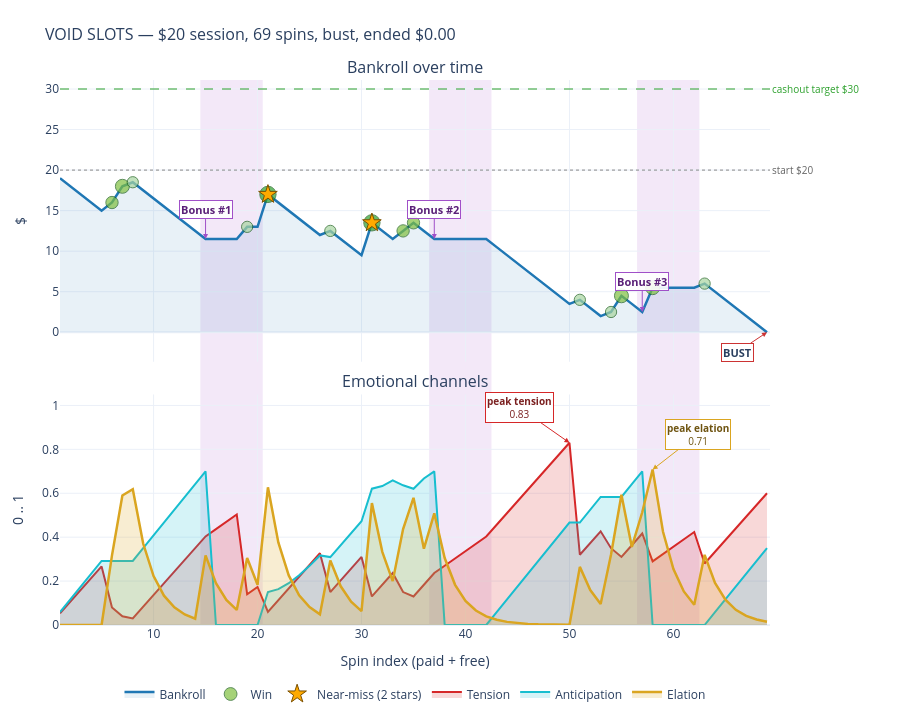

The notebook cell this image was saved under:
### Markdown cell above
**What just happened:** Three traces on row 2 — Tension (red), Anticipation (cyan), Elation (gold). Each filled to zero with low alpha so overlap regions show as muddy mid-tones, which is honestly accurate to mixed feelings.

The channels really do react to each other: scrub along the timeline and watch tension drop the moment elation spikes, or anticipation crash to zero the moment INVERT fires.

### §2.5. Layer 5 — named-event annotations

A few hand-picked callouts to anchor the eye. Restraint matters here: too many annotations and the figure becomes a wall of text. We label only the moments the companion text will reference.

> **Same Plotly footgun as shapes:** `update_layout(annotations=[...])` index-merges. We use `fig.add_annotation(...)` to append cleanly.

### Code cell
# Helper: pull the bankroll value at a given spin_index.
bankroll_at = {r.spin_index: r.bankroll_after for r in session.log}

# An arrow + label for each INVERT activation.
for n, sx in enumerate(session.bonus_spin_indices, 1):
    fig.add_annotation(
        x=sx, y=bankroll_at[sx],
        xref="x", yref="y",
        text=f"<b>Bonus #{n}</b>",
        showarrow=True, arrowhead=2, arrowcolor="#a050c8",
        ax=0, ay=-30,
        bgcolor="rgba(255,255,255,0.9)",
        bordercolor="#a050c8", borderwidth=1,
        font=dict(size=11, color="#5a2078"),
    )

# Peak tension callout (bottom subplot). Note: with shared_xaxes=True the
# x-axis is shared as "x" across all subplots; only y axes are independent
# (y, y2). So we pin x to "x" and y to "y2".
pt_i = trajectory.peak_tension_idx
pt_x = trajectory.spin_index[pt_i]
pt_y = trajectory.tension[pt_i]
fig.add_annotation(
    x=pt_x, y=pt_y,
    xref="x", yref="y2",
    text=f"<b>peak tension</b><br>{pt_y:.2f}",
    showarrow=True, arrowhead=2, arrowcolor="#d62728",
    ax=-50, ay=-35,
    bgcolor="rgba(255,255,255,0.92)",
    bordercolor="#d62728", borderwidth=1,
    font=dict(size=10, color="#7a1f1f"),
)

# Peak elation callout (bottom subplot).
pe_i = trajectory.peak_elation_idx
pe_x = trajectory.spin_index[pe_i]
pe_y = trajectory.elation[pe_i]
fig.add_annotation(
    x=pe_x, y=pe_y,
    xref="x", yref="y2",
    text=f"<b>peak elation</b><br>{pe_y:.2f}",
    showarrow=True, arrowhead=2, arrowcolor="#daa520",
    ax=45, ay=-35,
    bgcolor="rgba(255,255,255,0.92)",
    bordercolor="#daa520", borderwidth=1,
    font=dict(size=10, color="#6e5310"),
)

# End-of-session callout on the bankroll panel.
last = session.log[-1]
end_label = "BUST" if session.outcome == "bust" else "CASHOUT"
end_color = "#cc3333" if session.outcome == "bust" else "#2ca02c"
fig.add_annotation(
    x=last.spin_index, y=last.bankroll_after,
    xref="x", yref="y",
    text=f"<b>{end_label}</b>",
    showarrow=True, arrowhead=2, arrowcolor=end_color,
    ax=-30, ay=20,
    bgcolor="rgba(255,255,255,0.9)",
    bordercolor=end_color, borderwidth=1,
    font=dict(size=11),
)

fig

### Figure 1 — Plotly figure (JSON) as saved in the notebook; plotly's stock layout.template omitted (floating-point values rounded to 4 significant figures)
{"data": [{"fill": "tozeroy", "fillcolor": "rgba(31,119,180,0.10)", "hovertemplate": "Spin %{x}<br>Bankroll: &#36;%{y:.2f}<extra></extra>", "line": {"color": "#1f77b4", "width": 2.5}, "mode": "lines", "name": "Bankroll", "type": "scatter", "x": [1, 2, 3, 4, 5, 6, 7, 8, 9, 10, 11, 12, 13, 14, 15, 16, 17, 18, 19, 20, 21, 22, 23, 24, 25, 26, 27, 28, 29, 30, 31, 32, 33, 34, 35, 36, 37, 38, 39, 40, 41, 42, 43, 44, 45, 46, 47, 48, 49, 50, 51, 52, 53, 54, 55, 56, 57, 58, 59, 60, 61, 62, 63, 64, 65, 66, 67, 68, 69], "xaxis": "x", "y": [19.0, 18.0, 17.0, 16.0, 15.0, 16.0, 18.0, 18.5, 17.5, 16.5, 15.5, 14.5, 13.5, 12.5, 11.5, 11.5, 11.5, 11.5, 13.0, 13.0, 17.0, 16.0, 15.0, 14.0, 13.0, 12.0, 12.5, 11.5, 10.5, 9.5, 13.5, 12.5, 11.5, 12.5, 13.5, 12.5, 11.5, 11.5, 11.5, 11.5, 11.5, 11.5, 10.5, 9.5, 8.5, 7.5, 6.5, 5.5, 4.5, 3.5, 4.0, 3.0, 2.0, 2.5, 4.5, 3.5, 2.5, 5.5, 5.5, 5.5, 5.5, 5.5, 6.0, 5.0, 4.0, 3.0, 2.0, 1.0, 0.0], "yaxis": "y"}, {"customdata": [[2.0, "2oak"], [3.0, "wild"], [1.5, "2oak"], [1.5, "2oak"], [5.0, "2oak"], [1.5, "2oak"], [5.0, "2oak"], [2.0, "2oak"], [2.0, "2oak"], [1.5, "3oak"], [1.5, "2oak"], [3.0, "wild"], [3.0, "wild"], [1.5, "2oak"]], "hovertemplate": "Spin %{x}<br>Won &#36;%{customdata[0]:.2f} (%{customdata[1]})<br>Bankroll: &#36;%{y:.2f}<extra></extra>", "marker": {"color": ["#7fbf3f", "#7fbf3f", "#a8d5a0", "#a8d5a0", "#2ca02c", "#a8d5a0", "#2ca02c", "#7fbf3f", "#7fbf3f", "#a8d5a0", "#a8d5a0", "#7fbf3f", "#7fbf3f", "#a8d5a0"], "line": {"color": "#1a5e1a", "width": 1}, "size": [12.34, 14.0, 11.29, 11.29, 16.34, 11.29, 16.34, 12.34, 12.34, 11.29, 11.29, 14.0, 14.0, 11.29], "symbol": "circle"}, "mode": "markers", "name": "Win", "type": "scatter", "x": [6, 7, 8, 19, 21, 27, 31, 34, 35, 51, 54, 55, 58, 63], "xaxis": "x", "y": [16.0, 18.0, 18.5, 13.0, 17.0, 12.5, 13.5, 12.5, 13.5, 4.0, 2.5, 4.5, 5.5, 6.0], "yaxis": "y"}, {"hovertemplate": "Spin %{x}<br>Near-miss<br>Bankroll: &#36;%{y:.2f}<extra></extra>", "marker": {"color": "#ffaa00", "line": {"color": "#7a4f00", "width": 1}, "size": 14, "symbol": "star"}, "mode": "markers", "name": "Near-miss (2 stars)", "type": "scatter", "x": [21, 31], "xaxis": "x", "y": [17.0, 13.5], "yaxis": "y"}, {"fill": "tozeroy", "fillcolor": "rgba(214,39,40,0.18)", "hovertemplate": "Spin %{x}<br>Tension: %{y:.2f}<extra></extra>", "line": {"color": "#d62728", "width": 2}, "mode": "lines", "name": "Tension", "type": "scatter", "x": [1, 2, 3, 4, 5, 6, 7, 8, 9, 10, 11, 12, 13, 14, 15, 16, 17, 18, 19, 20, 21, 22, 23, 24, 25, 26, 27, 28, 29, 30, 31, 32, 33, 34, 35, 36, 37, 38, 39, 40, 41, 42, 43, 44, 45, 46, 47, 48, 49, 50, 51, 52, 53, 54, 55, 56, 57, 58, 59, 60, 61, 62, 63, 64, 65, 66, 67, 68, 69], "xaxis": "x2", "y": [0.05333, 0.1067, 0.16, 0.2133, 0.2667, 0.08, 0.04, 0.03, 0.08333, 0.1367, 0.19, 0.2433, 0.2967, 0.35, 0.4033, 0.4367, 0.47, 0.5033, 0.14, 0.1733, 0.06, 0.1133, 0.1667, 0.22, 0.2733, 0.3267, 0.15, 0.2033, 0.2567, 0.31, 0.13, 0.1833, 0.2367, 0.15, 0.13, 0.1833, 0.2367, 0.27, 0.3033, 0.3367, 0.37, 0.4033, 0.4567, 0.51, 0.5633, 0.6167, 0.67, 0.7233, 0.7767, 0.83, 0.32, 0.3733, 0.4267, 0.35, 0.31, 0.3633, 0.4167, 0.29, 0.3233, 0.3567, 0.39, 0.4233, 0.28, 0.3333, 0.3867, 0.44, 0.4933, 0.5467, 0.6], "yaxis": "y2"}, {"fill": "tozeroy", "fillcolor": "rgba(23,190,207,0.18)", "hovertemplate": "Spin %{x}<br>Anticipation: %{y:.2f}<extra></extra>", "line": {"color": "#17becf", "width": 2}, "mode": "lines", "name": "Anticipation", "type": "scatter", "x": [1, 2, 3, 4, 5, 6, 7, 8, 9, 10, 11, 12, 13, 14, 15, 16, 17, 18, 19, 20, 21, 22, 23, 24, 25, 26, 27, 28, 29, 30, 31, 32, 33, 34, 35, 36, 37, 38, 39, 40, 41, 42, 43, 44, 45, 46, 47, 48, 49, 50, 51, 52, 53, 54, 55, 56, 57, 58, 59, 60, 61, 62, 63, 64, 65, 66, 67, 68, 69], "xaxis": "x2", "y": [0.05833, 0.1167, 0.175, 0.2333, 0.2917, 0.2917, 0.2917, 0.2917, 0.35, 0.4083, 0.4667, 0.525, 0.5833, 0.6417, 0.7, 0.0, 0.0, 0.0, 0.0, 0.0, 0.15, 0.1633, 0.1902, 0.2264, 0.2693, 0.3169, 0.3093, 0.3624, 0.417, 0.4727, 0.6209, 0.633, 0.6589, 0.6362, 0.6204, 0.6676, 0.7, 0.0, 0.0, 0.0, 0.0, 0.0, 0.05833, 0.1167, 0.175, 0.2333, 0.2917, 0.35, 0.4083, 0.4667, 0.4667, 0.525, 0.5833, 0.5833, 0.5833, 0.6417, 0.7, 0.0, 0.0, 0.0, 0.0, 0.0, 0.0, 0.05833, 0.1167, 0.175, 0.2333, 0.2917, 0.35], "yaxis": "y2"}, {"fill": "tozeroy", "fillcolor": "rgba(218,165,32,0.20)", "hovertemplate": "Spin %{x}<br>Elation: %{y:.2f}<extra></extra>", "line": {"color": "#daa520", "width": 2.5}, "mode": "lines", "name": "Elation", "type": "scatter", "x": [1, 2, 3, 4, 5, 6, 7, 8, 9, 10, 11, 12, 13, 14, 15, 16, 17, 18, 19, 20, 21, 22, 23, 24, 25, 26, 27, 28, 29, 30, 31, 32, 33, 34, 35, 36, 37, 38, 39, 40, 41, 42, 43, 44, 45, 46, 47, 48, 49, 50, 51, 52, 53, 54, 55, 56, 57, 58, 59, 60, 61, 62, 63, 64, 65, 66, 67, 68, 69], "xaxis": "x2", "y": [0.0, 0.0, 0.0, 0.0, 0.0, 0.317, 0.5902, 0.6185, 0.3711, 0.2227, 0.1336, 0.08016, 0.04809, 0.02886, 0.3173, 0.1904, 0.1142, 0.06854, 0.3055, 0.1833, 0.627, 0.3762, 0.2257, 0.1354, 0.08126, 0.04875, 0.2936, 0.1762, 0.1057, 0.06343, 0.555, 0.333, 0.1998, 0.4369, 0.5791, 0.3475, 0.5085, 0.3051, 0.1831, 0.1098, 0.0659, 0.03954, 0.02372, 0.01423, 0.008541, 0.005124, 0.003075, 0.001845, 0.001107, 0.0006641, 0.2648, 0.1589, 0.09532, 0.3216, 0.5929, 0.3558, 0.5135, 0.7081, 0.4248, 0.2549, 0.1529, 0.09177, 0.3194, 0.1917, 0.115, 0.069, 0.0414, 0.02484, 0.0149], "yaxis": "y2"}], "layout": {"annotations": [{"font": {"size": 16}, "showarrow": false, "text": "Bankroll over time", "x": 0.5, "xanchor": "center", "xref": "paper", "y": 1.0, "yanchor": "bottom", "yref": "paper"}, {"font": {"size": 16}, "showarrow": false, "text": "Emotional channels", "x": 0.5, "xanchor": "center", "xref": "paper", "y": 0.423, "yanchor": "bottom", "yref": "paper"}, {"font": {"color": "#666", "size": 10}, "showarrow": false, "text": "start &#36;20", "x": 1, "xanchor": "left", "xref": "x domain", "y": 20.0, "yanchor": "middle", "yref": "y"}, {"font": {"color": "#2ca02c", "size": 10}, "showarrow": false, "text": "cashout target &#36;30", "x": 1, "xanchor": "left", "xref": "x domain", "y": 30.0, "yanchor": "middle", "yref": "y"}, {"arrowcolor": "#a050c8", "arrowhead": 2, "ax": 0, "ay": -30, "bgcolor": "rgba(255,255,255,0.9)", "bordercolor": "#a050c8", "borderwidth": 1, "font": {"color": "#5a2078", "size": 11}, "showarrow": true, "text": "<b>Bonus #1</b>", "x": 15, "xref": "x", "y": 11.5, "yref": "y"}, {"arrowcolor": "#a050c8", "arrowhead": 2, "ax": 0, "ay": -30, "bgcolor": "rgba(255,255,255,0.9)", "bordercolor": "#a050c8", "borderwidth": 1, "font": {"color": "#5a2078", "size": 11}, "showarrow": true, "text": "<b>Bonus #2</b>", "x": 37, "xref": "x", "y": 11.5, "yref": "y"}, {"arrowcolor": "#a050c8", "arrowhead": 2, "ax": 0, "ay": -30, "bgcolor": "rgba(255,255,255,0.9)", "bordercolor": "#a050c8", "borderwidth": 1, "font": {"color": "#5a2078", "size": 11}, "showarrow": true, "text": "<b>Bonus #3</b>", "x": 57, "xref": "x", "y": 2.5, "yref": "y"}, {"arrowcolor": "#d62728", "arrowhead": 2, "ax": -50, "ay": -35, "bgcolor": "rgba(255,255,255,0.92)", "bordercolor": "#d62728", "borderwidth": 1, "font": {"color": "#7a1f1f", "size": 10}, "showarrow": true, "text": "<b>peak tension</b><br>0.83", "x": 50, "xref": "x", "y": 0.83, "yref": "y2"}, {"arrowcolor": "#daa520", "arrowhead": 2, "ax": 45, "ay": -35, "bgcolor": "rgba(255,255,255,0.92)", "bordercolor": "#daa520", "borderwidth": 1, "font": {"color": "#6e5310", "size": 10}, "showarrow": true, "text": "<b>peak elation</b><br>0.71", "x": 58, "xref": "x", "y": 0.7081, "yref": "y2"}, {"arrowcolor": "#cc3333", "arrowhead": 2, "ax": -30, "ay": 20, "bgcolor": "rgba(255,255,255,0.9)", "bordercolor": "#cc3333", "borderwidth": 1, "font": {"size": 11}, "showarrow": true, "text": "<b>BUST</b>", "x": 69, "xref": "x", "y": 0.0, "yref": "y"}], "height": 720, "legend": {"orientation": "h", "x": 0.5, "xanchor": "center", "y": -0.1}, "margin": {"b": 80, "l": 60, "r": 130, "t": 80}, "shapes": [{"line": {"color": "#888", "dash": "dot", "width": 1}, "type": "line", "x0": 0, "x1": 1, "xref": "x domain", "y0": 20.0, "y1": 20.0, "yref": "y"}, {"line": {"color": "#2ca02c", "dash": "dash", "width": 1}, "type": "line", "x0": 0, "x1": 1, "xref": "x domain", "y0": 30.0, "y1": 30.0, "yref": "y"}, {"fillcolor": "rgba(160, 80, 200, 0.13)", "layer": "below", "line": {"width": 0}, "type": "rect", "x0": 14.5, "x1": 20.5, "xref": "x", "y0": 0, "y1": 1, "yref": "paper"}, {"fillcolor": "rgba(160, 80, 200, 0.13)", "layer": "below", "line": {"width": 0}, "type": "rect", "x0": 36.5, "x1": 42.5, "xref": "x", "y0": 0, "y1": 1, "yref": "paper"}, {"fillcolor": "rgba(160, 80, 200, 0.13)", "layer": "below", "line": {"width": 0}, "type": "rect", "x0": 56.5, "x1": 62.5, "xref": "x", "y0": 0, "y1": 1, "yref": "paper"}], "showlegend": true, "title": {"font": {"size": 16}, "text": "VOID SLOTS — &#36;20 session, 69 spins, bust, ended &#36;0.00"}, "xaxis": {"anchor": "y", "domain": [0.0, 1.0], "matches": "x2", "showticklabels": false}, "xaxis2": {"anchor": "y2", "domain": [0.0, 1.0], "title": {"text": "Spin index (paid + free)"}}, "yaxis": {"anchor": "x", "domain": [0.483, 1.0], "title": {"text": "&#36;"}}, "yaxis2": {"anchor": "x2", "domain": [0.0, 0.423], "range": [0, 1.05], "title": {"text": "0 .. 1"}}}}
